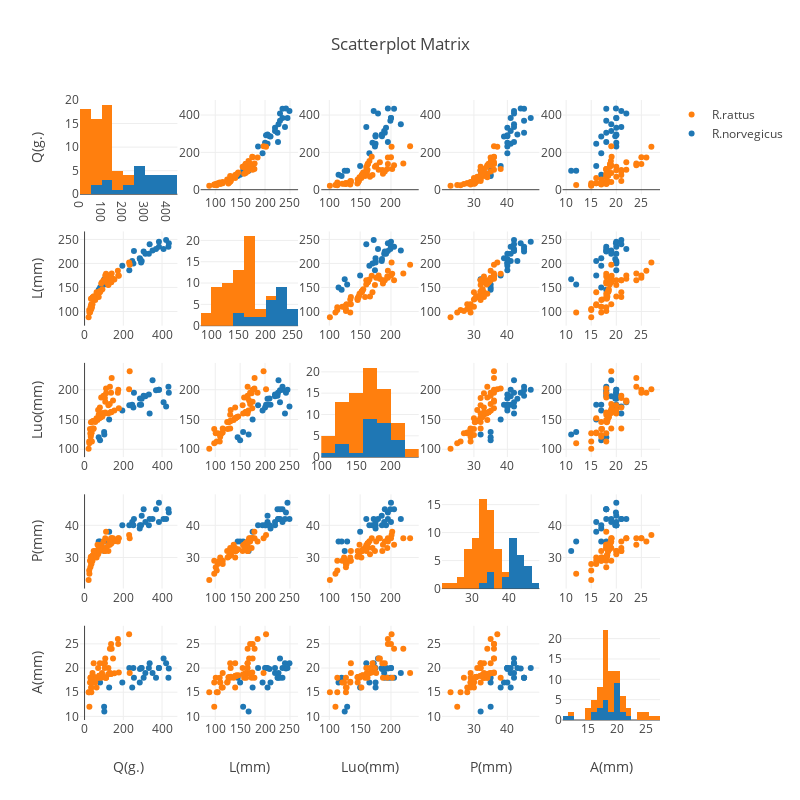

This figure's notebook cell:
### Code cell
rusis = data_all.iloc[:, [1, 5, 6, 7, 8, 9]]
rusis
fig = ff.create_scatterplotmatrix(rusis, diag='histogram', index='Rūšis', height=800, width=800)
plotly.offline.iplot(fig, filename='Histograms along Diagonal Subplots')

### Figure 1 — Plotly figure (JSON) as saved in the notebook; plotly's stock layout.template omitted (floating-point values rounded to 4 significant figures)
{"data": [{"marker": {"color": "rgb(31, 119, 180)"}, "showlegend": false, "type": "histogram", "uid": "bfb642df-e7c3-44e0-b4c9-7b15267a5423", "x": [351, 421, 384, 285, 292, 433, 435, 408, 332, 246, 255, 195, 295, 127, 101, 314, 369, 231, 384, 286, 336, 305, 252, 80, 102, 73], "xaxis": "x", "yaxis": "y"}, {"marker": {"color": "rgb(255, 127, 14)"}, "showlegend": false, "type": "histogram", "uid": "cc14b64a-2ec1-46b3-8e10-f3154f60c592", "x": [73, 35, 67, 86, 55, 79, 35, 32, 35, 21, 111, 28, 30, 45.54, 32, 24, 105, 111, 107, 98, 140, 90, 107, 131, 172, 41, 70, 233, 62, 174, 147, 123, 38, 25, 230, 154, 82, 92, 42, 177, 75, 48, 41, 138, 77, 136, 83, 33, 137, 122, 104, 130, 137, 47], "xaxis": "x", "yaxis": "y"}, {"marker": {"color": "rgb(31, 119, 180)", "size": 6}, "mode": "markers", "name": "R.norvegicus", "showlegend": true, "type": "scatter", "uid": "f08a76cb-6245-42cc-b8f5-98fedd0f712c", "x": [227, 249, 235, 211, 202, 235, 242, 230, 220, 205, 226, 195, 205, 175, 156, 220, 230, 186, 245, 209, 240, 225, 200, 150, 167, 145], "xaxis": "x2", "y": [351, 421, 384, 285, 292, 433, 435, 408, 332, 246, 255, 195, 295, 127, 101, 314, 369, 231, 384, 286, 336, 305, 252, 80, 102, 73], "yaxis": "y2"}, {"marker": {"color": "rgb(255, 127, 14)", "size": 6}, "mode": "markers", "name": "R.rattus", "showlegend": true, "type": "scatter", "uid": "6c05f5fa-73e4-4ea9-b7c5-277eacca7baa", "x": [130, 105, 137, 158, 124, 140, 115, 110, 113, 88, 178.6, 98, 101, 124.8, 110, 103, 165, 173, 162, 165, 179, 161, 175, 165, 185, 115, 131, 197, 140, 175, 168, 155, 109, 98, 202, 166.7, 142.7, 146.1, 129.5, 174.3, 140.4, 131.5, 129.1, 161.4, 141.1, 160.7, 143.1, 126.5, 161.0, 156.0, 165, 170, 170, 130], "xaxis": "x2", "y": [73, 35, 67, 86, 55, 79, 35, 32, 35, 21, 111, 28, 30, 45.54, 32, 24, 105, 111, 107, 98, 140, 90, 107, 131, 172, 41, 70, 233, 62, 174, 147, 123, 38, 25, 230, 154, 82, 92, 42, 177, 75, 48, 41, 138, 77, 136, 83, 33, 137, 122, 104, 130, 137, 47], "yaxis": "y2"}, {"marker": {"color": "rgb(31, 119, 180)", "size": 6}, "mode": "markers", "name": "R.norvegicus", "showlegend": false, "type": "scatter", "uid": "cab730ab-9af6-4419-9bef-b49470a5cf9c", "x": [216, 172, 200, 175, 175, 205, 195, 179, 192, 175, 195, 165, 185, 150, 129, 189, 199, 174, 200, 185.4, 160, 190, 170, 115, 125, 120], "xaxis": "x3", "y": [351, 421, 384, 285, 292, 433, 435, 408, 332, 246, 255, 195, 295, 127, 101, 314, 369, 231, 384, 286, 336, 305, 252, 80, 102, 73], "yaxis": "y3"}, {"marker": {"color": "rgb(255, 127, 14)", "size": 6}, "mode": "markers", "name": "R.rattus", "showlegend": false, "type": "scatter", "uid": "ee9db7d0-f028-48f6-9080-4bd1795a877b", "x": [158, 127, 149, 187, 146, 170, 128, 121, 127, 101, 202, 134, 127, 134, 124, 113, 186, 194, 162, 190, 220, 161, 180, 205, 195, 135, 166, 231, 152, 200, 182, 174, 113, 110, 201, 165.1, 153.5, 155.1, 147.0, 168.8, 152.3, 148.0, 146.9, 162.5, 152.7, 162.2, 153.6, 145.6, 162.3, 159.9, 160, 176, 195, 135], "xaxis": "x3", "y": [73, 35, 67, 86, 55, 79, 35, 32, 35, 21, 111, 28, 30, 45.54, 32, 24, 105, 111, 107, 98, 140, 90, 107, 131, 172, 41, 70, 233, 62, 174, 147, 123, 38, 25, 230, 154, 82, 92, 42, 177, 75, 48, 41, 138, 77, 136, 83, 33, 137, 122, 104, 130, 137, 47], "yaxis": "y3"}, {"marker": {"color": "rgb(31, 119, 180)", "size": 6}, "mode": "markers", "name": "R.norvegicus", "showlegend": false, "type": "scatter", "uid": "6f8d9c83-45dc-497c-8eac-17d2fe4c09d3", "x": [42, 42, 41, 39, 40, 45, 44, 42, 40, 41, 42, 40, 43, 38, 35, 41, 45, 40, 47, 40, 42, 45, 40, 35, 32, 35], "xaxis": "x4", "y": [351, 421, 384, 285, 292, 433, 435, 408, 332, 246, 255, 195, 295, 127, 101, 314, 369, 231, 384, 286, 336, 305, 252, 80, 102, 73], "yaxis": "y4"}, {"marker": {"color": "rgb(255, 127, 14)", "size": 6}, "mode": "markers", "name": "R.rattus", "showlegend": false, "type": "scatter", "uid": "1948abe3-acc6-4f43-9124-ce3daa055852", "x": [33, 28, 34, 34, 32, 33, 28, 29, 29, 23, 38, 29, 27, 30, 30, 26, 32, 33, 33, 35, 36, 33, 36, 34, 35, 29, 31, 36, 30, 36, 36, 32, 29, 25, 37, 35.08, 32.22, 32.61, 30.63, 35.99, 31.94, 30.86, 30.59, 34.44, 32.02, 34.36, 32.26, 30.27, 34.4, 33.81, 32, 35, 36, 32], "xaxis": "x4", "y": [73, 35, 67, 86, 55, 79, 35, 32, 35, 21, 111, 28, 30, 45.54, 32, 24, 105, 111, 107, 98, 140, 90, 107, 131, 172, 41, 70, 233, 62, 174, 147, 123, 38, 25, 230, 154, 82, 92, 42, 177, 75, 48, 41, 138, 77, 136, 83, 33, 137, 122, 104, 130, 137, 47], "yaxis": "y4"}, {"marker": {"color": "rgb(31, 119, 180)", "size": 6}, "mode": "markers", "name": "R.norvegicus", "showlegend": false, "type": "scatter", "uid": "4770875f-dc48-4af7-9d39-2695e3d45b3a", "x": [19, 21, 20, 17, 20, 18, 19.93, 22, 20, 16, 18, 17, 20, 16, 12, 19, 18, 20, 20, 19.79, 21, 18, 20, 17, 11, 18], "xaxis": "x5", "y": [351, 421, 384, 285, 292, 433, 435, 408, 332, 246, 255, 195, 295, 127, 101, 314, 369, 231, 384, 286, 336, 305, 252, 80, 102, 73], "yaxis": "y5"}, {"marker": {"color": "rgb(255, 127, 14)", "size": 6}, "mode": "markers", "name": "R.rattus", "showlegend": false, "type": "scatter", "uid": "20388661-baf4-4455-a7cc-a3c72e362343", "x": [18, 15, 18, 18, 17, 21, 16, 17, 16, 15, 18, 17, 18, 17.16, 17, 15, 21, 18, 18, 21, 24, 19, 22, 24, 26, 19, 20, 19, 16, 25, 22, 20, 18, 12, 27, 18.91, 18.43, 18.5, 18.16, 19.07, 18.38, 18.2, 18.16, 18.81, 18.4, 18.79, 18.44, 18.1, 18.8, 18.7, 20, 19, 25, 21], "xaxis": "x5", "y": [73, 35, 67, 86, 55, 79, 35, 32, 35, 21, 111, 28, 30, 45.54, 32, 24, 105, 111, 107, 98, 140, 90, 107, 131, 172, 41, 70, 233, 62, 174, 147, 123, 38, 25, 230, 154, 82, 92, 42, 177, 75, 48, 41, 138, 77, 136, 83, 33, 137, 122, 104, 130, 137, 47], "yaxis": "y5"}, {"marker": {"color": "rgb(31, 119, 180)", "size": 6}, "mode": "markers", "name": "R.norvegicus", "showlegend": false, "type": "scatter", "uid": "3cfbd10b-0cf0-44df-b5ec-73a30d54dd7c", "x": [351, 421, 384, 285, 292, 433, 435, 408, 332, 246, 255, 195, 295, 127, 101, 314, 369, 231, 384, 286, 336, 305, 252, 80, 102, 73], "xaxis": "x6", "y": [227, 249, 235, 211, 202, 235, 242, 230, 220, 205, 226, 195, 205, 175, 156, 220, 230, 186, 245, 209, 240, 225, 200, 150, 167, 145], "yaxis": "y6"}, {"marker": {"color": "rgb(255, 127, 14)", "size": 6}, "mode": "markers", "name": "R.rattus", "showlegend": false, "type": "scatter", "uid": "e3fd4876-ac51-4872-8b17-aeb1b0d0e707", "x": [73, 35, 67, 86, 55, 79, 35, 32, 35, 21, 111, 28, 30, 45.54, 32, 24, 105, 111, 107, 98, 140, 90, 107, 131, 172, 41, 70, 233, 62, 174, 147, 123, 38, 25, 230, 154, 82, 92, 42, 177, 75, 48, 41, 138, 77, 136, 83, 33, 137, 122, 104, 130, 137, 47], "xaxis": "x6", "y": [130, 105, 137, 158, 124, 140, 115, 110, 113, 88, 178.6, 98, 101, 124.8, 110, 103, 165, 173, 162, 165, 179, 161, 175, 165, 185, 115, 131, 197, 140, 175, 168, 155, 109, 98, 202, 166.7, 142.7, 146.1, 129.5, 174.3, 140.4, 131.5, 129.1, 161.4, 141.1, 160.7, 143.1, 126.5, 161.0, 156.0, 165, 170, 170, 130], "yaxis": "y6"}, {"marker": {"color": "rgb(31, 119, 180)"}, "showlegend": false, "type": "histogram", "uid": "ea1810e3-2848-48c9-afff-6fcc73d91233", "x": [227, 249, 235, 211, 202, 235, 242, 230, 220, 205, 226, 195, 205, 175, 156, 220, 230, 186, 245, 209, 240, 225, 200, 150, 167, 145], "xaxis": "x7", "yaxis": "y7"}, {"marker": {"color": "rgb(255, 127, 14)"}, "showlegend": false, "type": "histogram", "uid": "ff03b2a9-f080-4235-b6a6-ea303fbee0f6", "x": [130, 105, 137, 158, 124, 140, 115, 110, 113, 88, 178.6, 98, 101, 124.8, 110, 103, 165, 173, 162, 165, 179, 161, 175, 165, 185, 115, 131, 197, 140, 175, 168, 155, 109, 98, 202, 166.7, 142.7, 146.1, 129.5, 174.3, 140.4, 131.5, 129.1, 161.4, 141.1, 160.7, 143.1, 126.5, 161.0, 156.0, 165, 170, 170, 130], "xaxis": "x7", "yaxis": "y7"}, {"marker": {"color": "rgb(31, 119, 180)", "size": 6}, "mode": "markers", "name": "R.norvegicus", "showlegend": false, "type": "scatter", "uid": "96806562-b67c-4f17-ab28-826c3e3b49e6", "x": [216, 172, 200, 175, 175, 205, 195, 179, 192, 175, 195, 165, 185, 150, 129, 189, 199, 174, 200, 185.4, 160, 190, 170, 115, 125, 120], "xaxis": "x8", "y": [227, 249, 235, 211, 202, 235, 242, 230, 220, 205, 226, 195, 205, 175, 156, 220, 230, 186, 245, 209, 240, 225, 200, 150, 167, 145], "yaxis": "y8"}, {"marker": {"color": "rgb(255, 127, 14)", "size": 6}, "mode": "markers", "name": "R.rattus", "showlegend": false, "type": "scatter", "uid": "a827ff96-9385-496a-980a-b68f9ddd6f07", "x": [158, 127, 149, 187, 146, 170, 128, 121, 127, 101, 202, 134, 127, 134, 124, 113, 186, 194, 162, 190, 220, 161, 180, 205, 195, 135, 166, 231, 152, 200, 182, 174, 113, 110, 201, 165.1, 153.5, 155.1, 147.0, 168.8, 152.3, 148.0, 146.9, 162.5, 152.7, 162.2, 153.6, 145.6, 162.3, 159.9, 160, 176, 195, 135], "xaxis": "x8", "y": [130, 105, 137, 158, 124, 140, 115, 110, 113, 88, 178.6, 98, 101, 124.8, 110, 103, 165, 173, 162, 165, 179, 161, 175, 165, 185, 115, 131, 197, 140, 175, 168, 155, 109, 98, 202, 166.7, 142.7, 146.1, 129.5, 174.3, 140.4, 131.5, 129.1, 161.4, 141.1, 160.7, 143.1, 126.5, 161.0, 156.0, 165, 170, 170, 130], "yaxis": "y8"}, {"marker": {"color": "rgb(31, 119, 180)", "size": 6}, "mode": "markers", "name": "R.norvegicus", "showlegend": false, "type": "scatter", "uid": "a70b7d7f-a3e1-4407-9dd5-4350218eb07b", "x": [42, 42, 41, 39, 40, 45, 44, 42, 40, 41, 42, 40, 43, 38, 35, 41, 45, 40, 47, 40, 42, 45, 40, 35, 32, 35], "xaxis": "x9", "y": [227, 249, 235, 211, 202, 235, 242, 230, 220, 205, 226, 195, 205, 175, 156, 220, 230, 186, 245, 209, 240, 225, 200, 150, 167, 145], "yaxis": "y9"}, {"marker": {"color": "rgb(255, 127, 14)", "size": 6}, "mode": "markers", "name": "R.rattus", "showlegend": false, "type": "scatter", "uid": "60a77cbb-bb2c-45e5-b5a2-89439f866a79", "x": [33, 28, 34, 34, 32, 33, 28, 29, 29, 23, 38, 29, 27, 30, 30, 26, 32, 33, 33, 35, 36, 33, 36, 34, 35, 29, 31, 36, 30, 36, 36, 32, 29, 25, 37, 35.08, 32.22, 32.61, 30.63, 35.99, 31.94, 30.86, 30.59, 34.44, 32.02, 34.36, 32.26, 30.27, 34.4, 33.81, 32, 35, 36, 32], "xaxis": "x9", "y": [130, 105, 137, 158, 124, 140, 115, 110, 113, 88, 178.6, 98, 101, 124.8, 110, 103, 165, 173, 162, 165, 179, 161, 175, 165, 185, 115, 131, 197, 140, 175, 168, 155, 109, 98, 202, 166.7, 142.7, 146.1, 129.5, 174.3, 140.4, 131.5, 129.1, 161.4, 141.1, 160.7, 143.1, 126.5, 161.0, 156.0, 165, 170, 170, 130], "yaxis": "y9"}, {"marker": {"color": "rgb(31, 119, 180)", "size": 6}, "mode": "markers", "name": "R.norvegicus", "showlegend": false, "type": "scatter", "uid": "657fe46f-d871-4787-9495-5a1048a5a3bd", "x": [19, 21, 20, 17, 20, 18, 19.93, 22, 20, 16, 18, 17, 20, 16, 12, 19, 18, 20, 20, 19.79, 21, 18, 20, 17, 11, 18], "xaxis": "x10", "y": [227, 249, 235, 211, 202, 235, 242, 230, 220, 205, 226, 195, 205, 175, 156, 220, 230, 186, 245, 209, 240, 225, 200, 150, 167, 145], "yaxis": "y10"}, {"marker": {"color": "rgb(255, 127, 14)", "size": 6}, "mode": "markers", "name": "R.rattus", "showlegend": false, "type": "scatter", "uid": "e6d40172-5c62-48c6-b79c-e1ffe9b8dd43", "x": [18, 15, 18, 18, 17, 21, 16, 17, 16, 15, 18, 17, 18, 17.16, 17, 15, 21, 18, 18, 21, 24, 19, 22, 24, 26, 19, 20, 19, 16, 25, 22, 20, 18, 12, 27, 18.91, 18.43, 18.5, 18.16, 19.07, 18.38, 18.2, 18.16, 18.81, 18.4, 18.79, 18.44, 18.1, 18.8, 18.7, 20, 19, 25, 21], "xaxis": "x10", "y": [130, 105, 137, 158, 124, 140, 115, 110, 113, 88, 178.6, 98, 101, 124.8, 110, 103, 165, 173, 162, 165, 179, 161, 175, 165, 185, 115, 131, 197, 140, 175, 168, 155, 109, 98, 202, 166.7, 142.7, 146.1, 129.5, 174.3, 140.4, 131.5, 129.1, 161.4, 141.1, 160.7, 143.1, 126.5, 161.0, 156.0, 165, 170, 170, 130], "yaxis": "y10"}, {"marker": {"color": "rgb(31, 119, 180)", "size": 6}, "mode": "markers", "name": "R.norvegicus", "showlegend": false, "type": "scatter", "uid": "d2286814-88d1-481c-bad0-cbd079d972c1", "x": [351, 421, 384, 285, 292, 433, 435, 408, 332, 246, 255, 195, 295, 127, 101, 314, 369, 231, 384, 286, 336, 305, 252, 80, 102, 73], "xaxis": "x11", "y": [216, 172, 200, 175, 175, 205, 195, 179, 192, 175, 195, 165, 185, 150, 129, 189, 199, 174, 200, 185.4, 160, 190, 170, 115, 125, 120], "yaxis": "y11"}, {"marker": {"color": "rgb(255, 127, 14)", "size": 6}, "mode": "markers", "name": "R.rattus", "showlegend": false, "type": "scatter", "uid": "a5d9bf19-df3a-42db-8052-4bcc9a9fb0c5", "x": [73, 35, 67, 86, 55, 79, 35, 32, 35, 21, 111, 28, 30, 45.54, 32, 24, 105, 111, 107, 98, 140, 90, 107, 131, 172, 41, 70, 233, 62, 174, 147, 123, 38, 25, 230, 154, 82, 92, 42, 177, 75, 48, 41, 138, 77, 136, 83, 33, 137, 122, 104, 130, 137, 47], "xaxis": "x11", "y": [158, 127, 149, 187, 146, 170, 128, 121, 127, 101, 202, 134, 127, 134, 124, 113, 186, 194, 162, 190, 220, 161, 180, 205, 195, 135, 166, 231, 152, 200, 182, 174, 113, 110, 201, 165.1, 153.5, 155.1, 147.0, 168.8, 152.3, 148.0, 146.9, 162.5, 152.7, 162.2, 153.6, 145.6, 162.3, 159.9, 160, 176, 195, 135], "yaxis": "y11"}, {"marker": {"color": "rgb(31, 119, 180)", "size": 6}, "mode": "markers", "name": "R.norvegicus", "showlegend": false, "type": "scatter", "uid": "f625547e-d7b8-496c-9e7a-ddc2eb49e84a", "x": [227, 249, 235, 211, 202, 235, 242, 230, 220, 205, 226, 195, 205, 175, 156, 220, 230, 186, 245, 209, 240, 225, 200, 150, 167, 145], "xaxis": "x12", "y": [216, 172, 200, 175, 175, 205, 195, 179, 192, 175, 195, 165, 185, 150, 129, 189, 199, 174, 200, 185.4, 160, 190, 170, 115, 125, 120], "yaxis": "y12"}, {"marker": {"color": "rgb(255, 127, 14)", "size": 6}, "mode": "markers", "name": "R.rattus", "showlegend": false, "type": "scatter", "uid": "e20e50d3-8d1e-48a3-9aa1-955b081b2916", "x": [130, 105, 137, 158, 124, 140, 115, 110, 113, 88, 178.6, 98, 101, 124.8, 110, 103, 165, 173, 162, 165, 179, 161, 175, 165, 185, 115, 131, 197, 140, 175, 168, 155, 109, 98, 202, 166.7, 142.7, 146.1, 129.5, 174.3, 140.4, 131.5, 129.1, 161.4, 141.1, 160.7, 143.1, 126.5, 161.0, 156.0, 165, 170, 170, 130], "xaxis": "x12", "y": [158, 127, 149, 187, 146, 170, 128, 121, 127, 101, 202, 134, 127, 134, 124, 113, 186, 194, 162, 190, 220, 161, 180, 205, 195, 135, 166, 231, 152, 200, 182, 174, 113, 110, 201, 165.1, 153.5, 155.1, 147.0, 168.8, 152.3, 148.0, 146.9, 162.5, 152.7, 162.2, 153.6, 145.6, 162.3, 159.9, 160, 176, 195, 135], "yaxis": "y12"}, {"marker": {"color": "rgb(31, 119, 180)"}, "showlegend": false, "type": "histogram", "uid": "4a0ccdd4-0ffe-4ca7-9a59-8e3917723da0", "x": [216, 172, 200, 175, 175, 205, 195, 179, 192, 175, 195, 165, 185, 150, 129, 189, 199, 174, 200, 185.4, 160, 190, 170, 115, 125, 120], "xaxis": "x13", "yaxis": "y13"}, {"marker": {"color": "rgb(255, 127, 14)"}, "showlegend": false, "type": "histogram", "uid": "b1c34154-29b6-4497-badb-464de62b5428", "x": [158, 127, 149, 187, 146, 170, 128, 121, 127, 101, 202, 134, 127, 134, 124, 113, 186, 194, 162, 190, 220, 161, 180, 205, 195, 135, 166, 231, 152, 200, 182, 174, 113, 110, 201, 165.1, 153.5, 155.1, 147.0, 168.8, 152.3, 148.0, 146.9, 162.5, 152.7, 162.2, 153.6, 145.6, 162.3, 159.9, 160, 176, 195, 135], "xaxis": "x13", "yaxis": "y13"}, {"marker": {"color": "rgb(31, 119, 180)", "size": 6}, "mode": "markers", "name": "R.norvegicus", "showlegend": false, "type": "scatter", "uid": "80f2ed0c-b60e-4c9f-ab84-21af7fa7a78d", "x": [42, 42, 41, 39, 40, 45, 44, 42, 40, 41, 42, 40, 43, 38, 35, 41, 45, 40, 47, 40, 42, 45, 40, 35, 32, 35], "xaxis": "x14", "y": [216, 172, 200, 175, 175, 205, 195, 179, 192, 175, 195, 165, 185, 150, 129, 189, 199, 174, 200, 185.4, 160, 190, 170, 115, 125, 120], "yaxis": "y14"}, {"marker": {"color": "rgb(255, 127, 14)", "size": 6}, "mode": "markers", "name": "R.rattus", "showlegend": false, "type": "scatter", "uid": "b5b891f4-5c4e-4ac9-a085-9d7bf275e210", "x": [33, 28, 34, 34, 32, 33, 28, 29, 29, 23, 38, 29, 27, 30, 30, 26, 32, 33, 33, 35, 36, 33, 36, 34, 35, 29, 31, 36, 30, 36, 36, 32, 29, 25, 37, 35.08, 32.22, 32.61, 30.63, 35.99, 31.94, 30.86, 30.59, 34.44, 32.02, 34.36, 32.26, 30.27, 34.4, 33.81, 32, 35, 36, 32], "xaxis": "x14", "y": [158, 127, 149, 187, 146, 170, 128, 121, 127, 101, 202, 134, 127, 134, 124, 113, 186, 194, 162, 190, 220, 161, 180, 205, 195, 135, 166, 231, 152, 200, 182, 174, 113, 110, 201, 165.1, 153.5, 155.1, 147.0, 168.8, 152.3, 148.0, 146.9, 162.5, 152.7, 162.2, 153.6, 145.6, 162.3, 159.9, 160, 176, 195, 135], "yaxis": "y14"}, {"marker": {"color": "rgb(31, 119, 180)", "size": 6}, "mode": "markers", "name": "R.norvegicus", "showlegend": false, "type": "scatter", "uid": "4ef682b2-f67a-4246-9145-0ebb316c187c", "x": [19, 21, 20, 17, 20, 18, 19.93, 22, 20, 16, 18, 17, 20, 16, 12, 19, 18, 20, 20, 19.79, 21, 18, 20, 17, 11, 18], "xaxis": "x15", "y": [216, 172, 200, 175, 175, 205, 195, 179, 192, 175, 195, 165, 185, 150, 129, 189, 199, 174, 200, 185.4, 160, 190, 170, 115, 125, 120], "yaxis": "y15"}, {"marker": {"color": "rgb(255, 127, 14)", "size": 6}, "mode": "markers", "name": "R.rattus", "showlegend": false, "type": "scatter", "uid": "aac0bed9-25a6-4330-ae9f-3e52560857a2", "x": [18, 15, 18, 18, 17, 21, 16, 17, 16, 15, 18, 17, 18, 17.16, 17, 15, 21, 18, 18, 21, 24, 19, 22, 24, 26, 19, 20, 19, 16, 25, 22, 20, 18, 12, 27, 18.91, 18.43, 18.5, 18.16, 19.07, 18.38, 18.2, 18.16, 18.81, 18.4, 18.79, 18.44, 18.1, 18.8, 18.7, 20, 19, 25, 21], "xaxis": "x15", "y": [158, 127, 149, 187, 146, 170, 128, 121, 127, 101, 202, 134, 127, 134, 124, 113, 186, 194, 162, 190, 220, 161, 180, 205, 195, 135, 166, 231, 152, 200, 182, 174, 113, 110, 201, 165.1, 153.5, 155.1, 147.0, 168.8, 152.3, 148.0, 146.9, 162.5, 152.7, 162.2, 153.6, 145.6, 162.3, 159.9, 160, 176, 195, 135], "yaxis": "y15"}, {"marker": {"color": "rgb(31, 119, 180)", "size": 6}, "mode": "markers", "name": "R.norvegicus", "showlegend": false, "type": "scatter", "uid": "72444b40-12ca-49ec-ae83-6265ee8d3eb5", "x": [351, 421, 384, 285, 292, 433, 435, 408, 332, 246, 255, 195, 295, 127, 101, 314, 369, 231, 384, 286, 336, 305, 252, 80, 102, 73], "xaxis": "x16", "y": [42, 42, 41, 39, 40, 45, 44, 42, 40, 41, 42, 40, 43, 38, 35, 41, 45, 40, 47, 40, 42, 45, 40, 35, 32, 35], "yaxis": "y16"}, {"marker": {"color": "rgb(255, 127, 14)", "size": 6}, "mode": "markers", "name": "R.rattus", "showlegend": false, "type": "scatter", "uid": "ab84cb76-d7bd-42f4-ad3b-ef2425de7942", "x": [73, 35, 67, 86, 55, 79, 35, 32, 35, 21, 111, 28, 30, 45.54, 32, 24, 105, 111, 107, 98, 140, 90, 107, 131, 172, 41, 70, 233, 62, 174, 147, 123, 38, 25, 230, 154, 82, 92, 42, 177, 75, 48, 41, 138, 77, 136, 83, 33, 137, 122, 104, 130, 137, 47], "xaxis": "x16", "y": [33, 28, 34, 34, 32, 33, 28, 29, 29, 23, 38, 29, 27, 30, 30, 26, 32, 33, 33, 35, 36, 33, 36, 34, 35, 29, 31, 36, 30, 36, 36, 32, 29, 25, 37, 35.08, 32.22, 32.61, 30.63, 35.99, 31.94, 30.86, 30.59, 34.44, 32.02, 34.36, 32.26, 30.27, 34.4, 33.81, 32, 35, 36, 32], "yaxis": "y16"}, {"marker": {"color": "rgb(31, 119, 180)", "size": 6}, "mode": "markers", "name": "R.norvegicus", "showlegend": false, "type": "scatter", "uid": "87b7fd74-f039-4585-907a-1914dee3e6f1", "x": [227, 249, 235, 211, 202, 235, 242, 230, 220, 205, 226, 195, 205, 175, 156, 220, 230, 186, 245, 209, 240, 225, 200, 150, 167, 145], "xaxis": "x17", "y": [42, 42, 41, 39, 40, 45, 44, 42, 40, 41, 42, 40, 43, 38, 35, 41, 45, 40, 47, 40, 42, 45, 40, 35, 32, 35], "yaxis": "y17"}, {"marker": {"color": "rgb(255, 127, 14)", "size": 6}, "mode": "markers", "name": "R.rattus", "showlegend": false, "type": "scatter", "uid": "6904366b-24c8-4269-871e-40c01e7df6e5", "x": [130, 105, 137, 158, 124, 140, 115, 110, 113, 88, 178.6, 98, 101, 124.8, 110, 103, 165, 173, 162, 165, 179, 161, 175, 165, 185, 115, 131, 197, 140, 175, 168, 155, 109, 98, 202, 166.7, 142.7, 146.1, 129.5, 174.3, 140.4, 131.5, 129.1, 161.4, 141.1, 160.7, 143.1, 126.5, 161.0, 156.0, 165, 170, 170, 130], "xaxis": "x17", "y": [33, 28, 34, 34, 32, 33, 28, 29, 29, 23, 38, 29, 27, 30, 30, 26, 32, 33, 33, 35, 36, 33, 36, 34, 35, 29, 31, 36, 30, 36, 36, 32, 29, 25, 37, 35.08, 32.22, 32.61, 30.63, 35.99, 31.94, 30.86, 30.59, 34.44, 32.02, 34.36, 32.26, 30.27, 34.4, 33.81, 32, 35, 36, 32], "yaxis": "y17"}, {"marker": {"color": "rgb(31, 119, 180)", "size": 6}, "mode": "markers", "name": "R.norvegicus", "showlegend": false, "type": "scatter", "uid": "783b78b9-5f49-48e1-a0c2-39fdc70d4bd0", "x": [216, 172, 200, 175, 175, 205, 195, 179, 192, 175, 195, 165, 185, 150, 129, 189, 199, 174, 200, 185.4, 160, 190, 170, 115, 125, 120], "xaxis": "x18", "y": [42, 42, 41, 39, 40, 45, 44, 42, 40, 41, 42, 40, 43, 38, 35, 41, 45, 40, 47, 40, 42, 45, 40, 35, 32, 35], "yaxis": "y18"}, {"marker": {"color": "rgb(255, 127, 14)", "size": 6}, "mode": "markers", "name": "R.rattus", "showlegend": false, "type": "scatter", "uid": "4007744e-6120-45e5-ad2f-12a357e90f2a", "x": [158, 127, 149, 187, 146, 170, 128, 121, 127, 101, 202, 134, 127, 134, 124, 113, 186, 194, 162, 190, 220, 161, 180, 205, 195, 135, 166, 231, 152, 200, 182, 174, 113, 110, 201, 165.1, 153.5, 155.1, 147.0, 168.8, 152.3, 148.0, 146.9, 162.5, 152.7, 162.2, 153.6, 145.6, 162.3, 159.9, 160, 176, 195, 135], "xaxis": "x18", "y": [33, 28, 34, 34, 32, 33, 28, 29, 29, 23, 38, 29, 27, 30, 30, 26, 32, 33, 33, 35, 36, 33, 36, 34, 35, 29, 31, 36, 30, 36, 36, 32, 29, 25, 37, 35.08, 32.22, 32.61, 30.63, 35.99, 31.94, 30.86, 30.59, 34.44, 32.02, 34.36, 32.26, 30.27, 34.4, 33.81, 32, 35, 36, 32], "yaxis": "y18"}, {"marker": {"color": "rgb(31, 119, 180)"}, "showlegend": false, "type": "histogram", "uid": "5c6d55c3-b577-4b47-a273-829ea5a68abb", "x": [42, 42, 41, 39, 40, 45, 44, 42, 40, 41, 42, 40, 43, 38, 35, 41, 45, 40, 47, 40, 42, 45, 40, 35, 32, 35], "xaxis": "x19", "yaxis": "y19"}, {"marker": {"color": "rgb(255, 127, 14)"}, "showlegend": false, "type": "histogram", "uid": "34be45fb-9b86-47c9-b812-2a0a46fdd5ad", "x": [33, 28, 34, 34, 32, 33, 28, 29, 29, 23, 38, 29, 27, 30, 30, 26, 32, 33, 33, 35, 36, 33, 36, 34, 35, 29, 31, 36, 30, 36, 36, 32, 29, 25, 37, 35.08, 32.22, 32.61, 30.63, 35.99, 31.94, 30.86, 30.59, 34.44, 32.02, 34.36, 32.26, 30.27, 34.4, 33.81, 32, 35, 36, 32], "xaxis": "x19", "yaxis": "y19"}, {"marker": {"color": "rgb(31, 119, 180)", "size": 6}, "mode": "markers", "name": "R.norvegicus", "showlegend": false, "type": "scatter", "uid": "a708fd27-0eae-46aa-9700-8a4bb8eee26e", "x": [19, 21, 20, 17, 20, 18, 19.93, 22, 20, 16, 18, 17, 20, 16, 12, 19, 18, 20, 20, 19.79, 21, 18, 20, 17, 11, 18], "xaxis": "x20", "y": [42, 42, 41, 39, 40, 45, 44, 42, 40, 41, 42, 40, 43, 38, 35, 41, 45, 40, 47, 40, 42, 45, 40, 35, 32, 35], "yaxis": "y20"}, {"marker": {"color": "rgb(255, 127, 14)", "size": 6}, "mode": "markers", "name": "R.rattus", "showlegend": false, "type": "scatter", "uid": "da3ebd1a-c3d5-4a4b-8e62-4a6fd97c6d54", "x": [18, 15, 18, 18, 17, 21, 16, 17, 16, 15, 18, 17, 18, 17.16, 17, 15, 21, 18, 18, 21, 24, 19, 22, 24, 26, 19, 20, 19, 16, 25, 22, 20, 18, 12, 27, 18.91, 18.43, 18.5, 18.16, 19.07, 18.38, 18.2, 18.16, 18.81, 18.4, 18.79, 18.44, 18.1, 18.8, 18.7, 20, 19, 25, 21], "xaxis": "x20", "y": [33, 28, 34, 34, 32, 33, 28, 29, 29, 23, 38, 29, 27, 30, 30, 26, 32, 33, 33, 35, 36, 33, 36, 34, 35, 29, 31, 36, 30, 36, 36, 32, 29, 25, 37, 35.08, 32.22, 32.61, 30.63, 35.99, 31.94, 30.86, 30.59, 34.44, 32.02, 34.36, 32.26, 30.27, 34.4, 33.81, 32, 35, 36, 32], "yaxis": "y20"}, {"marker": {"color": "rgb(31, 119, 180)", "size": 6}, "mode": "markers", "name": "R.norvegicus", "showlegend": false, "type": "scatter", "uid": "9070bc80-be7b-4815-90c8-a1d2a8226e18", "x": [351, 421, 384, 285, 292, 433, 435, 408, 332, 246, 255, 195, 295, 127, 101, 314, 369, 231, 384, 286, 336, 305, 252, 80, 102, 73], "xaxis": "x21", "y": [19, 21, 20, 17, 20, 18, 19.93, 22, 20, 16, 18, 17, 20, 16, 12, 19, 18, 20, 20, 19.79, 21, 18, 20, 17, 11, 18], "yaxis": "y21"}, {"marker": {"color": "rgb(255, 127, 14)", "size": 6}, "mode": "markers", "name": "R.rattus", "showlegend": false, "type": "scatter", "uid": "c1f49467-f08b-4172-951a-632da8701c52", "x": [73, 35, 67, 86, 55, 79, 35, 32, 35, 21, 111, 28, 30, 45.54, 32, 24, 105, 111, 107, 98, 140, 90, 107, 131, 172, 41, 70, 233, 62, 174, 147, 123, 38, 25, 230, 154, 82, 92, 42, 177, 75, 48, 41, 138, 77, 136, 83, 33, 137, 122, 104, 130, 137, 47], "xaxis": "x21", "y": [18, 15, 18, 18, 17, 21, 16, 17, 16, 15, 18, 17, 18, 17.16, 17, 15, 21, 18, 18, 21, 24, 19, 22, 24, 26, 19, 20, 19, 16, 25, 22, 20, 18, 12, 27, 18.91, 18.43, 18.5, 18.16, 19.07, 18.38, 18.2, 18.16, 18.81, 18.4, 18.79, 18.44, 18.1, 18.8, 18.7, 20, 19, 25, 21], "yaxis": "y21"}, {"marker": {"color": "rgb(31, 119, 180)", "size": 6}, "mode": "markers", "name": "R.norvegicus", "showlegend": false, "type": "scatter", "uid": "37d8cf73-424f-4b57-9440-44df99d7ef9f", "x": [227, 249, 235, 211, 202, 235, 242, 230, 220, 205, 226, 195, 205, 175, 156, 220, 230, 186, 245, 209, 240, 225, 200, 150, 167, 145], "xaxis": "x22", "y": [19, 21, 20, 17, 20, 18, 19.93, 22, 20, 16, 18, 17, 20, 16, 12, 19, 18, 20, 20, 19.79, 21, 18, 20, 17, 11, 18], "yaxis": "y22"}, {"marker": {"color": "rgb(255, 127, 14)", "size": 6}, "mode": "markers", "name": "R.rattus", "showlegend": false, "type": "scatter", "uid": "7221b694-58a4-44e3-8003-7f21eeeecc2b", "x": [130, 105, 137, 158, 124, 140, 115, 110, 113, 88, 178.6, 98, 101, 124.8, 110, 103, 165, 173, 162, 165, 179, 161, 175, 165, 185, 115, 131, 197, 140, 175, 168, 155, 109, 98, 202, 166.7, 142.7, 146.1, 129.5, 174.3, 140.4, 131.5, 129.1, 161.4, 141.1, 160.7, 143.1, 126.5, 161.0, 156.0, 165, 170, 170, 130], "xaxis": "x22", "y": [18, 15, 18, 18, 17, 21, 16, 17, 16, 15, 18, 17, 18, 17.16, 17, 15, 21, 18, 18, 21, 24, 19, 22, 24, 26, 19, 20, 19, 16, 25, 22, 20, 18, 12, 27, 18.91, 18.43, 18.5, 18.16, 19.07, 18.38, 18.2, 18.16, 18.81, 18.4, 18.79, 18.44, 18.1, 18.8, 18.7, 20, 19, 25, 21], "yaxis": "y22"}, {"marker": {"color": "rgb(31, 119, 180)", "size": 6}, "mode": "markers", "name": "R.norvegicus", "showlegend": false, "type": "scatter", "uid": "43488280-1496-4ded-85cf-6bab1b24a7c8", "x": [216, 172, 200, 175, 175, 205, 195, 179, 192, 175, 195, 165, 185, 150, 129, 189, 199, 174, 200, 185.4, 160, 190, 170, 115, 125, 120], "xaxis": "x23", "y": [19, 21, 20, 17, 20, 18, 19.93, 22, 20, 16, 18, 17, 20, 16, 12, 19, 18, 20, 20, 19.79, 21, 18, 20, 17, 11, 18], "yaxis": "y23"}, {"marker": {"color": "rgb(255, 127, 14)", "size": 6}, "mode": "markers", "name": "R.rattus", "showlegend": false, "type": "scatter", "uid": "6ecd4719-5bed-4874-b879-653b780f5cde", "x": [158, 127, 149, 187, 146, 170, 128, 121, 127, 101, 202, 134, 127, 134, 124, 113, 186, 194, 162, 190, 220, 161, 180, 205, 195, 135, 166, 231, 152, 200, 182, 174, 113, 110, 201, 165.1, 153.5, 155.1, 147.0, 168.8, 152.3, 148.0, 146.9, 162.5, 152.7, 162.2, 153.6, 145.6, 162.3, 159.9, 160, 176, 195, 135], "xaxis": "x23", "y": [18, 15, 18, 18, 17, 21, 16, 17, 16, 15, 18, 17, 18, 17.16, 17, 15, 21, 18, 18, 21, 24, 19, 22, 24, 26, 19, 20, 19, 16, 25, 22, 20, 18, 12, 27, 18.91, 18.43, 18.5, 18.16, 19.07, 18.38, 18.2, 18.16, 18.81, 18.4, 18.79, 18.44, 18.1, 18.8, 18.7, 20, 19, 25, 21], "yaxis": "y23"}, {"marker": {"color": "rgb(31, 119, 180)", "size": 6}, "mode": "markers", "name": "R.norvegicus", "showlegend": false, "type": "scatter", "uid": "0560d357-ca56-442d-9a13-eb8116ae4993", "x": [42, 42, 41, 39, 40, 45, 44, 42, 40, 41, 42, 40, 43, 38, 35, 41, 45, 40, 47, 40, 42, 45, 40, 35, 32, 35], "xaxis": "x24", "y": [19, 21, 20, 17, 20, 18, 19.93, 22, 20, 16, 18, 17, 20, 16, 12, 19, 18, 20, 20, 19.79, 21, 18, 20, 17, 11, 18], "yaxis": "y24"}, {"marker": {"color": "rgb(255, 127, 14)", "size": 6}, "mode": "markers", "name": "R.rattus", "showlegend": false, "type": "scatter", "uid": "47bde9a2-4c00-49c5-bbf3-8badc30bb1a1", "x": [33, 28, 34, 34, 32, 33, 28, 29, 29, 23, 38, 29, 27, 30, 30, 26, 32, 33, 33, 35, 36, 33, 36, 34, 35, 29, 31, 36, 30, 36, 36, 32, 29, 25, 37, 35.08, 32.22, 32.61, 30.63, 35.99, 31.94, 30.86, 30.59, 34.44, 32.02, 34.36, 32.26, 30.27, 34.4, 33.81, 32, 35, 36, 32], "xaxis": "x24", "y": [18, 15, 18, 18, 17, 21, 16, 17, 16, 15, 18, 17, 18, 17.16, 17, 15, 21, 18, 18, 21, 24, 19, 22, 24, 26, 19, 20, 19, 16, 25, 22, 20, 18, 12, 27, 18.91, 18.43, 18.5, 18.16, 19.07, 18.38, 18.2, 18.16, 18.81, 18.4, 18.79, 18.44, 18.1, 18.8, 18.7, 20, 19, 25, 21], "yaxis": "y24"}, {"marker": {"color": "rgb(31, 119, 180)"}, "showlegend": false, "type": "histogram", "uid": "d05b05be-4631-43a1-b541-c01702de5ed6", "x": [19, 21, 20, 17, 20, 18, 19.93, 22, 20, 16, 18, 17, 20, 16, 12, 19, 18, 20, 20, 19.79, 21, 18, 20, 17, 11, 18], "xaxis": "x25", "yaxis": "y25"}, {"marker": {"color": "rgb(255, 127, 14)"}, "showlegend": false, "type": "histogram", "uid": "e5c5c8eb-f577-4d89-8437-c0d32f335dc2", "x": [18, 15, 18, 18, 17, 21, 16, 17, 16, 15, 18, 17, 18, 17.16, 17, 15, 21, 18, 18, 21, 24, 19, 22, 24, 26, 19, 20, 19, 16, 25, 22, 20, 18, 12, 27, 18.91, 18.43, 18.5, 18.16, 19.07, 18.38, 18.2, 18.16, 18.81, 18.4, 18.79, 18.44, 18.1, 18.8, 18.7, 20, 19, 25, 21], "xaxis": "x25", "yaxis": "y25"}], "layout": {"barmode": "stack", "height": 800, "showlegend": true, "title": "Scatterplot Matrix", "width": 800, "xaxis": {"anchor": "y", "domain": [0, 0.168]}, "xaxis10": {"anchor": "y10", "domain": [0.832, 1]}, "xaxis11": {"anchor": "y11", "domain": [0, 0.168]}, "xaxis12": {"anchor": "y12", "domain": [0.208, 0.376]}, "xaxis13": {"anchor": "y13", "domain": [0.416, 0.584]}, "xaxis14": {"anchor": "y14", "domain": [0.624, 0.792]}, "xaxis15": {"anchor": "y15", "domain": [0.832, 1]}, "xaxis16": {"anchor": "y16", "domain": [0, 0.168]}, "xaxis17": {"anchor": "y17", "domain": [0.208, 0.376]}, "xaxis18": {"anchor": "y18", "domain": [0.416, 0.584]}, "xaxis19": {"anchor": "y19", "domain": [0.624, 0.792]}, "xaxis2": {"anchor": "y2", "domain": [0.208, 0.376]}, "xaxis20": {"anchor": "y20", "domain": [0.832, 1]}, "xaxis21": {"anchor": "y21", "domain": [0, 0.168], "title": "Q(g.)"}, "xaxis22": {"anchor": "y22", "domain": [0.208, 0.376], "title": "L(mm)"}, "xaxis23": {"anchor": "y23", "domain": [0.416, 0.584], "title": "Luo(mm)"}, "xaxis24": {"anchor": "y24", "domain": [0.624, 0.792], "title": "P(mm)"}, "xaxis25": {"anchor": "y25", "domain": [0.832, 1], "title": "A(mm)"}, "xaxis3": {"anchor": "y3", "domain": [0.416, 0.584]}, "xaxis4": {"anchor": "y4", "domain": [0.624, 0.792]}, "xaxis5": {"anchor": "y5", "domain": [0.832, 1]}, "xaxis6": {"anchor": "y6", "domain": [0, 0.168]}, "xaxis7": {"anchor": "y7", "domain": [0.208, 0.376]}, "xaxis8": {"anchor": "y8", "domain": [0.416, 0.584]}, "xaxis9": {"anchor": "y9", "domain": [0.624, 0.792]}, "yaxis": {"anchor": "x", "domain": [0.848, 1], "title": "Q(g.)"}, "yaxis10": {"anchor": "x10", "domain": [0.636, 0.788]}, "yaxis11": {"anchor": "x11", "domain": [0.424, 0.576], "title": "Luo(mm)"}, "yaxis12": {"anchor": "x12", "domain": [0.424, 0.576]}, "yaxis13": {"anchor": "x13", "domain": [0.424, 0.576]}, "yaxis14": {"anchor": "x14", "domain": [0.424, 0.576]}, "yaxis15": {"anchor": "x15", "domain": [0.424, 0.576]}, "yaxis16": {"anchor": "x16", "domain": [0.212, 0.364], "title": "P(mm)"}, "yaxis17": {"anchor": "x17", "domain": [0.212, 0.364]}, "yaxis18": {"anchor": "x18", "domain": [0.212, 0.364]}, "yaxis19": {"anchor": "x19", "domain": [0.212, 0.364]}, "yaxis2": {"anchor": "x2", "domain": [0.848, 1]}, "yaxis20": {"anchor": "x20", "domain": [0.212, 0.364]}, "yaxis21": {"anchor": "x21", "domain": [0, 0.152], "title": "A(mm)"}, "yaxis22": {"anchor": "x22", "domain": [0, 0.152]}, "yaxis23": {"anchor": "x23", "domain": [0, 0.152]}, "yaxis24": {"anchor": "x24", "domain": [0, 0.152]}, "yaxis25": {"anchor": "x25", "domain": [0, 0.152]}, "yaxis3": {"anchor": "x3", "domain": [0.848, 1]}, "yaxis4": {"anchor": "x4", "domain": [0.848, 1]}, "yaxis5": {"anchor": "x5", "domain": [0.848, 1]}, "yaxis6": {"anchor": "x6", "domain": [0.636, 0.788], "title": "L(mm)"}, "yaxis7": {"anchor": "x7", "domain": [0.636, 0.788]}, "yaxis8": {"anchor": "x8", "domain": [0.636, 0.788]}, "yaxis9": {"anchor": "x9", "domain": [0.636, 0.788]}}}
